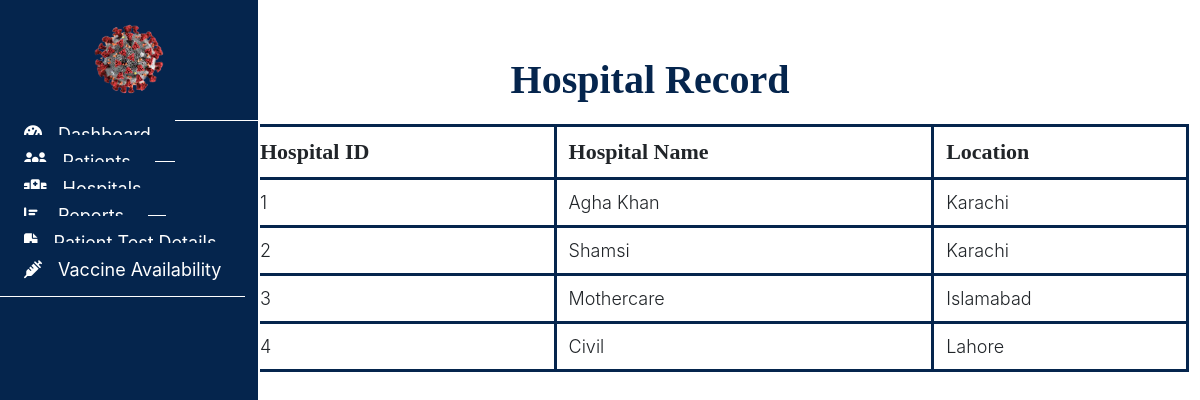
Page /admin/hospitaldetails.php (signed in) on the earlier database version.
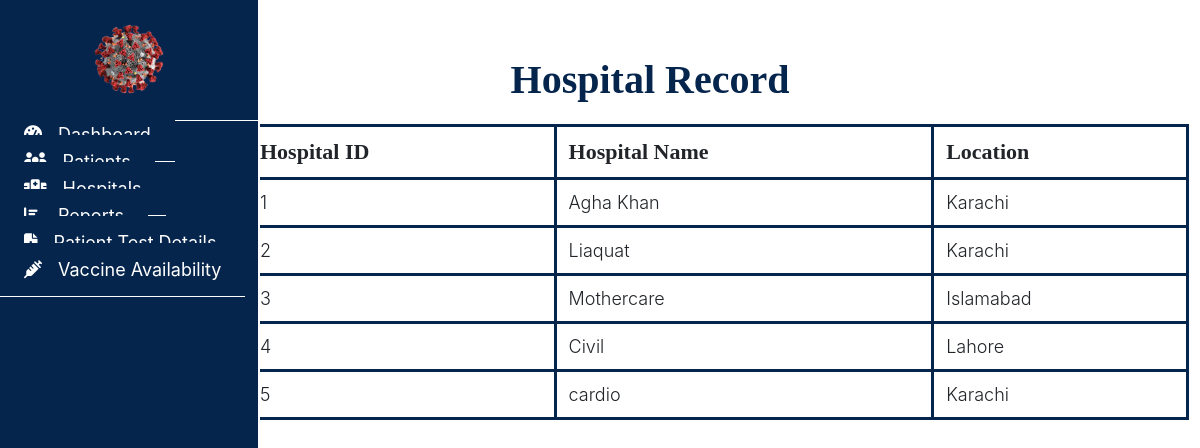
Same page on the later database version.
### tables this page shows
CREATE TABLE `hospital` (
  `hospital_id` int(11) NOT NULL,
  `hospital_name` varchar(255) DEFAULT NULL,
  `location` varchar(255) DEFAULT NULL,
  `password` varchar(255) DEFAULT NULL,
  `approval_status` enum('Pending','Approved','Rejected') DEFAULT 'Pending'
);

### admin/hospitaldetails.php (the view, shortened to what this page needs)
<?php
include("../connection.php");
?>
<html lang="en">
<head>
  <link rel="stylesheet" href="../assets/css/admin.css">
  <link rel="stylesheet" href="https://cdn.usebootstrap.com/bootstrap/3.3.7/css/bootstrap.min.css">
  <link rel="stylesheet"
    href="https://cdnjs.cloudflare.com/ajax/libs/material-design-iconic-font/2.2.0/css/material-design-iconic-font.min.css">
  <link rel="stylesheet" href="https://cdnjs.cloudflare.com/ajax/libs/font-awesome/6.4.0/css/all.min.css">
</head>
<body>
  <div id="sidebar">
    <header>
      <a href="#"><img src="../assets/images/covidlogo.png" alt="logo" style="width:120px ; height:120px;padding: 20px;"></a>
    </header>
    <ul class="nav">
      <li>
        <a href="admin.php">
          <i class="fas fa-tachometer-alt"></i>Dashboard
        </a>
      </li>
      <li>
        <a href="patientrecord.php">
          <i class="fas fa-users"></i>Patients
        </a>
      </li>
      <li>
        <a href="hospitaldetails.php">
          <i class="fas fa-hospital"></i>Hospitals
        </a>
      </li>
      <li>
        <a href="crdetails.php">
          <i class="fas fa-chart-bar"></i>Reports
        </a>
      </li>
      <li>
        <a href="testdetails.php">
          <i class="fas fa-file-medical"></i>Patient Test Details
        </a>
      </li>
      <li>
        <a href="vaccine.php">
          <i class="fas fa-syringe"></i>Vaccine Availability
        </a>
      </li>
    </ul>
  </div>
  <nav class="navbar">
    <div class="container-fluid">
      <ul class="nav navbar-nav navbar-right">
        <li class="dropdown">
          <a href="#" class="dropdown-toggle" data-toggle="dropdown">
          </a>
        </li>
      </ul>
    </div>
  </nav>
  <div class="container-fluid" id="all-products">
    <h1 class="text-center">Hospital Record</h1>
    <div class="container">
      <table class="table">
        <thead>
          <tr>
            <th>Hospital ID</th>
            <th>Hospital Name</th>
            <th>Location</th>
          </tr>
        </thead>
        <tbody>
          <?php
          $query = "SELECT * FROM hospital";
          $result = mysqli_query($con, $query);
          foreach ($result as $row) {
            echo "<tr>";
            echo "<td>{$row['hospital_id']}</td>";
            echo "<td>{$row['hospital_name']}</td>";
            echo "<td>{$row['location']}</td>";
            echo "</tr>";
          }
          ?>
        </tbody>
      </table>
    </div>
  </div>
</body>
</html>

Differences in the rows shown:
changed hospital id 2: hospital_name "Shamsi" → "Liaquat"
added hospital: hospital_id "5", hospital_name "cardio", location "Karachi"
